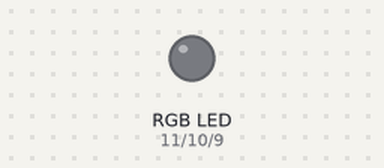
Recording of a sketch running on a simulated Arduino Uno, built with avr-gcc and run on an emulated ATmega328P. Parts: an RGB LED mixed from three pins (HIGH = lit). What the sketch prints to the serial monitor is not drawn.

Above: at 0.15 s.
Timing chart, 0 to 1.6 s (numbered marks = the images above):
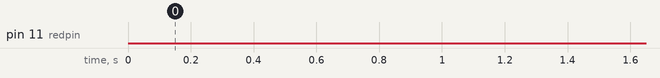

The sketch:

led2.ino
```cpp
//Arduino LED test code:
int redpin = 11; // select the pin for the red LED
int bluepin = 9; // select the pin for the blue LED
int greenpin = 10 ;// select the pin for the green LED
int val,pin;

void setup() {
    pinMode(redpin, OUTPUT);
    pinMode(bluepin, OUTPUT);
    pinMode(greenpin, OUTPUT);
    Serial.begin (9600);
}

void loop() {
  for (pin = 11; pin>8; pin--) {
    for (val = 255; val>0; val--) {
        analogWrite(pin, val);
        delay(1);
    }
    analogWrite(pin, 0);
    Serial.println(val, DEC);
  }

}
```
